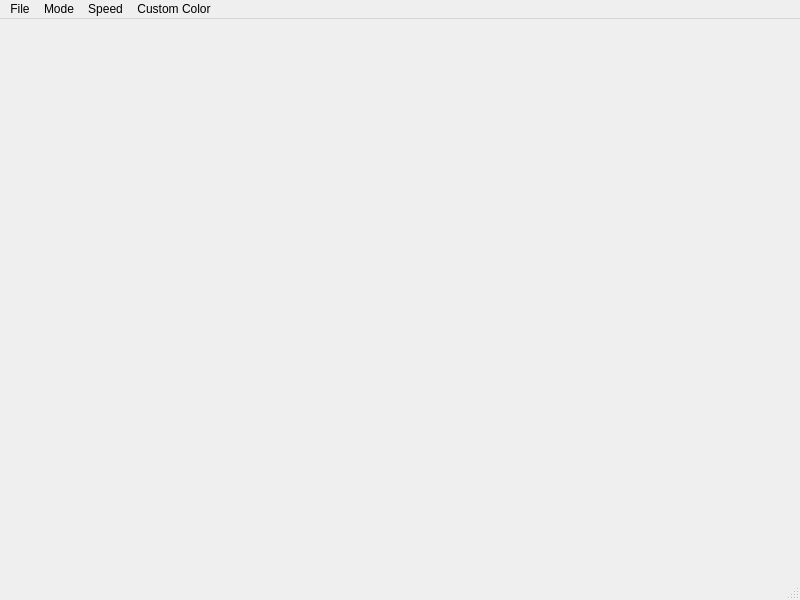
<?xml version="1.0" encoding="UTF-8"?>
<ui version="4.0">
 <class>MainWindow</class>
 <widget class="QMainWindow" name="MainWindow">
  <property name="geometry">
   <rect>
    <x>0</x>
    <y>0</y>
    <width>800</width>
    <height>600</height>
   </rect>
  </property>
  <property name="windowTitle">
   <string>G3D Viewer v1.4</string>
  </property>
  <property name="locale">
   <locale language="English" country="UnitedStates"/>
  </property>
  <widget class="QWidget" name="centralwidget"/>
  <widget class="QMenuBar" name="menubar">
   <property name="geometry">
    <rect>
     <x>0</x>
     <y>0</y>
     <width>800</width>
     <height>19</height>
    </rect>
   </property>
   <widget class="QMenu" name="menuFile">
    <property name="title">
     <string>File</string>
    </property>
    <addaction name="actionLoad_G3D_Model"/>
    <addaction name="actionLoad_Particle_XML"/>
    <addaction name="actionLoad_Projectile_Particle_XML"/>
    <addaction name="actionLoad_Splash_Particle_XML"/>
    <addaction name="actionClear_All"/>
    <addaction name="actionTransparent_Screenshots"/>
    <addaction name="actionSave_A_Screenshot"/>
    <addaction name="separator"/>
    <addaction name="actionQuit"/>
   </widget>
   <widget class="QMenu" name="menuMode">
    <property name="title">
     <string>Mode</string>
    </property>
    <addaction name="actionNormals"/>
    <addaction name="actionWireframe"/>
    <addaction name="actionGrid"/>
   </widget>
   <widget class="QMenu" name="menuSpeed">
    <property name="title">
     <string>Speed</string>
    </property>
    <addaction name="actionSlower"/>
    <addaction name="actionFaster"/>
    <addaction name="separator"/>
    <addaction name="actionRestart_Particles"/>
   </widget>
   <widget class="QMenu" name="menuCustom_Color">
    <property name="title">
     <string>Custom Color</string>
    </property>
    <addaction name="actionChange_Background_Color"/>
    <addaction name="separator"/>
    <addaction name="actionPlayer_1"/>
    <addaction name="actionPlayer_2"/>
    <addaction name="actionPlayer_3"/>
    <addaction name="actionPlayer_4"/>
    <addaction name="actionPlayer_5"/>
    <addaction name="actionPlayer_6"/>
    <addaction name="actionPlayer_7"/>
    <addaction name="actionPlayer_8"/>
   </widget>
   <addaction name="menuFile"/>
   <addaction name="menuMode"/>
   <addaction name="menuSpeed"/>
   <addaction name="menuCustom_Color"/>
  </widget>
  <widget class="QStatusBar" name="statusbar"/>
  <action name="actionLoad_G3D_Model">
   <property name="text">
    <string>Load G3D Model</string>
   </property>
   <property name="shortcut">
    <string>Ctrl+L</string>
   </property>
  </action>
  <action name="actionChange_Background_Color">
   <property name="text">
    <string>Change Background Color</string>
   </property>
  </action>
  <action name="actionPlayer_1">
   <property name="checkable">
    <bool>true</bool>
   </property>
   <property name="checked">
    <bool>true</bool>
   </property>
   <property name="text">
    <string>Player 1</string>
   </property>
   <property name="shortcut">
    <string>1</string>
   </property>
  </action>
  <action name="actionPlayer_2">
   <property name="checkable">
    <bool>true</bool>
   </property>
   <property name="text">
    <string>Player 2</string>
   </property>
   <property name="shortcut">
    <string>2</string>
   </property>
  </action>
  <action name="actionPlayer_3">
   <property name="checkable">
    <bool>true</bool>
   </property>
   <property name="text">
    <string>Player 3</string>
   </property>
   <property name="shortcut">
    <string>3</string>
   </property>
  </action>
  <action name="actionPlayer_4">
   <property name="checkable">
    <bool>true</bool>
   </property>
   <property name="text">
    <string>Player 4</string>
   </property>
   <property name="shortcut">
    <string>4</string>
   </property>
  </action>
  <action name="actionPlayer_5">
   <property name="checkable">
    <bool>true</bool>
   </property>
   <property name="text">
    <string>Player 5</string>
   </property>
   <property name="shortcut">
    <string>5</string>
   </property>
  </action>
  <action name="actionPlayer_6">
   <property name="checkable">
    <bool>true</bool>
   </property>
   <property name="text">
    <string>Player 6</string>
   </property>
   <property name="shortcut">
    <string>6</string>
   </property>
  </action>
  <action name="actionPlayer_7">
   <property name="checkable">
    <bool>true</bool>
   </property>
   <property name="text">
    <string>Player 7</string>
   </property>
   <property name="shortcut">
    <string>7</string>
   </property>
  </action>
  <action name="actionPlayer_8">
   <property name="checkable">
    <bool>true</bool>
   </property>
   <property name="text">
    <string>Player 8</string>
   </property>
   <property name="shortcut">
    <string>8</string>
   </property>
  </action>
  <action name="actionSlower">
   <property name="text">
    <string>Slower</string>
   </property>
   <property name="shortcut">
    <string>-</string>
   </property>
  </action>
  <action name="actionFaster">
   <property name="text">
    <string>Faster</string>
   </property>
   <property name="shortcut">
    <string>+</string>
   </property>
  </action>
  <action name="actionRestart_Particles">
   <property name="text">
    <string>Restart Particles</string>
   </property>
   <property name="shortcut">
    <string>R</string>
   </property>
  </action>
  <action name="actionNormals">
   <property name="checkable">
    <bool>true</bool>
   </property>
   <property name="text">
    <string>Normals</string>
   </property>
  </action>
  <action name="actionWireframe">
   <property name="checkable">
    <bool>true</bool>
   </property>
   <property name="text">
    <string>Wireframe</string>
   </property>
  </action>
  <action name="actionGrid">
   <property name="checkable">
    <bool>true</bool>
   </property>
   <property name="checked">
    <bool>true</bool>
   </property>
   <property name="text">
    <string>Grid</string>
   </property>
  </action>
  <action name="actionLoad_Particle_XML">
   <property name="text">
    <string>Load Particle XML</string>
   </property>
   <property name="shortcut">
    <string>Ctrl+P</string>
   </property>
  </action>
  <action name="actionLoad_Projectile_Particle_XML">
   <property name="text">
    <string>Load Projectile Particle XML</string>
   </property>
   <property name="shortcut">
    <string>Ctrl+J</string>
   </property>
  </action>
  <action name="actionLoad_Splash_Particle_XML">
   <property name="text">
    <string>Load Splash Particle XML</string>
   </property>
   <property name="shortcut">
    <string>Ctrl+S</string>
   </property>
  </action>
  <action name="actionClear_All">
   <property name="text">
    <string>Clear All</string>
   </property>
   <property name="shortcut">
    <string>Ctrl+C</string>
   </property>
  </action>
  <action name="actionTransparent_Screenshots">
   <property name="checkable">
    <bool>true</bool>
   </property>
   <property name="text">
    <string>Transparent Screenshots</string>
   </property>
   <property name="shortcut">
    <string>Ctrl+T</string>
   </property>
  </action>
  <action name="actionSave_A_Screenshot">
   <property name="text">
    <string>Save A Screenshot</string>
   </property>
   <property name="shortcut">
    <string>Ctrl+V</string>
   </property>
  </action>
  <action name="actionQuit">
   <property name="text">
    <string>Quit</string>
   </property>
   <property name="shortcut">
    <string>Ctrl+Q</string>
   </property>
  </action>
 </widget>
 <resources/>
 <connections>
  <connection>
   <sender>actionQuit</sender>
   <signal>triggered()</signal>
   <receiver>MainWindow</receiver>
   <slot>close()</slot>
   <hints>
    <hint type="sourcelabel">
     <x>-1</x>
     <y>-1</y>
    </hint>
    <hint type="destinationlabel">
     <x>399</x>
     <y>299</y>
    </hint>
   </hints>
  </connection>
 </connections>
</ui>
